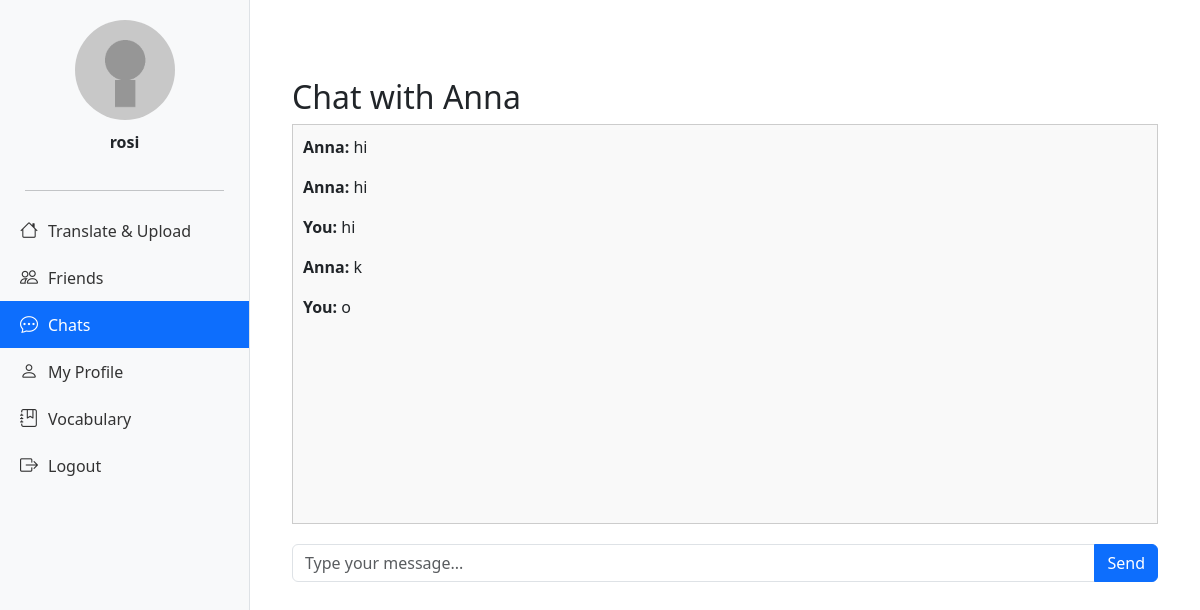
The app's page /chat/1 (signed in), older data.
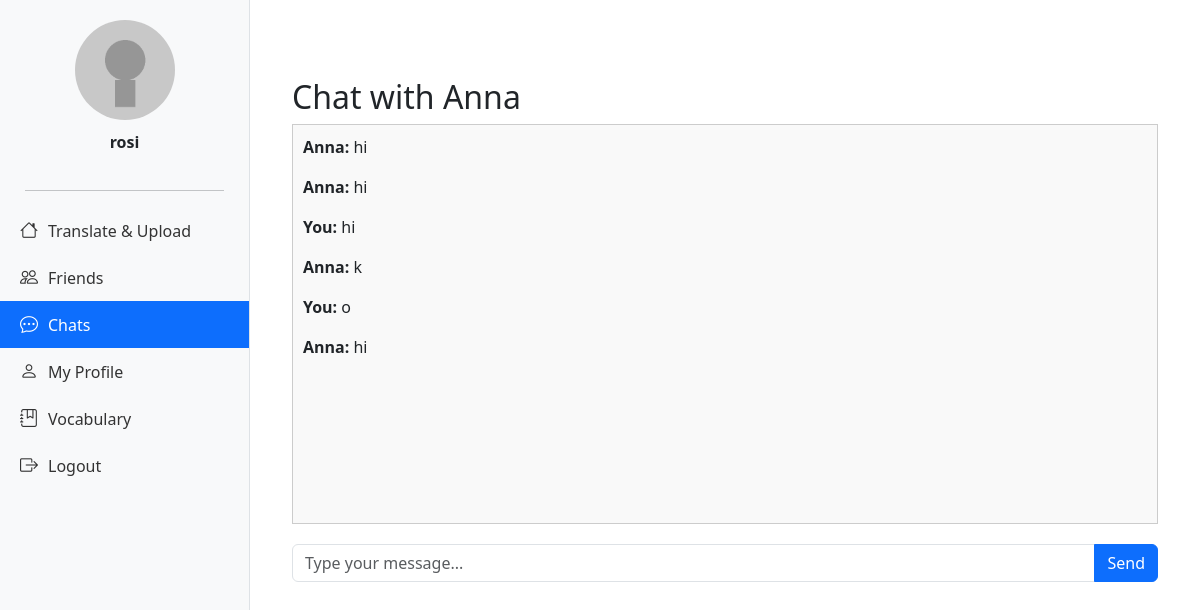
The same page, newer data.
### tables this page shows
CREATE TABLE users (
    id INTEGER PRIMARY KEY AUTOINCREMENT,
    username TEXT UNIQUE NOT NULL,
    password TEXT NOT NULL,
    avatar TEXT,
    about_me TEXT
);

CREATE TABLE messages (
    id INTEGER PRIMARY KEY AUTOINCREMENT,
    sender_id INTEGER NOT NULL,
    receiver_id INTEGER NOT NULL,
    message TEXT NOT NULL,
    timestamp DATETIME DEFAULT CURRENT_TIMESTAMP,
    FOREIGN KEY (sender_id) REFERENCES users(id),
    FOREIGN KEY (receiver_id) REFERENCES users(id)
);

### app.py (the view, shortened to what this page needs)
@app.route('/chat/<int:friend_id>', methods=['GET', 'POST'])
def chat(friend_id):
    if 'user_id' not in session:
        return redirect(url_for('login'))
    user_id = session['user_id']
    conn = get_db()
    cursor = conn.cursor()
    cursor.execute('''
        SELECT * FROM friendships
        WHERE (
            (user_id = ? AND friend_id = ?) OR
            (user_id = ? AND friend_id = ?)
        ) AND status = 'accepted'
    ''', (user_id, friend_id, friend_id, user_id))
    friendship = cursor.fetchone()
    if not friendship:
        return "You are not friends with this user.", 403
    cursor.execute('''
        SELECT sender_id, message, timestamp FROM messages
        WHERE (sender_id = ? AND receiver_id = ?)
           OR (sender_id = ? AND receiver_id = ?)
        ORDER BY timestamp ASC
    ''', (user_id, friend_id, friend_id, user_id))
    chat_history = cursor.fetchall()
    cursor.execute('SELECT username FROM users WHERE id = ?', (friend_id,))
    friend_username = cursor.fetchone()
    return render_template('chat.html',
                       chat_history=chat_history,
                       friend_username=friend_username[0],
                       friend_id=friend_id)

### app.py (called while the page is built)
def get_db():
    db = getattr(g, '_database', None)
    if db is None:
        db = g._database = sqlite3.connect(DATABASE)
    return db

### templates/chat.html (shortened to what this page needs)
{% extends 'base.html' %}
{% block content %}
<div class="container mt-5">
    <h2>Chat with {{ friend_username }}</h2>
    <div id="chatBox" style="height: 400px; overflow-y: auto; border: 1px solid #ccc; padding: 10px; margin-bottom: 20px; background: #f9f9f9;">
        {% for sender_id, message, timestamp in chat_history %}
            <p>
                <strong>{{ 'You' if sender_id == session['user_id'] else friend_username }}:</strong> {{ message }}
            </p>
        {% endfor %}
    </div>
    <form id="sendForm">
        <div class="input-group">
            <input type="text" id="messageInput" class="form-control" placeholder="Type your message..." required>
            <button type="submit" class="btn btn-primary">Send</button>
        </div>
    </form>
</div>
{% endblock %}

### templates/base.html (shortened to what this page needs)
<!DOCTYPE html>
<html lang="en">
<head>
    <link href="https://cdn.jsdelivr.net/npm/bootstrap@5.3.0/dist/css/bootstrap.min.css" rel="stylesheet">
    <link href="https://cdn.jsdelivr.net/npm/bootstrap-icons@1.10.5/font/bootstrap-icons.css" rel="stylesheet">
</head>
<body>
<div class="sidebar">
    <img src="/{{ session.get('avatar', 'static/avatars/default.png') }}" alt="Avatar">
    <div class="username">{{ session.get('username', 'User') }}</div>
    <hr style="width: 80%;">
    <a href="{{ url_for('index') }}" class="{% if request.path == '/' %}active{% endif %}">
        <i class="bi bi-house"></i> Translate & Upload
    </a>
    <a href="{{ url_for('friends') }}" class="{% if '/friends' in request.path %}active{% endif %}">
        <i class="bi bi-people"></i> Friends
    </a>
    <a href="{{ url_for('chats') }}" class="{% if '/chats' in request.path or '/chat' in request.path %}active{% endif %}">
        <i class="bi bi-chat-dots"></i> Chats
    </a>
    <a href="{{ url_for('profile', user_id=session['user_id']) }}" class="{% if '/profile' in request.path %}active{% endif %}">
        <i class="bi bi-person"></i> My Profile
    </a>
    <a href="{{ url_for('view_vocabulary') }}" class="{% if '/vocabulary' in request.path %}active{% endif %}">
        <i class="bi bi-journal-bookmark"></i> Vocabulary
    </a>
    <a href="{{ url_for('logout') }}">
        <i class="bi bi-box-arrow-right"></i> Logout
    </a>
</div>
<div class="main-content">
    {% block content %}{% endblock %}
</div>
</body>
</html>

### templates/base.html (style rules this page uses)
body { margin: 0; padding: 0; font-family: "Segoe UI", Tahoma, Geneva, Verdana, sans-serif; }
.sidebar { height: 100vh; width: 250px; position: fixed; top: 0; left: 0; background-color: #f8f9fa; padding-top: 20px; border-right: 1px solid #dee2e6; display: flex; flex-direction: column; align-items: center; }
.sidebar img { width: 100px; height: 100px; object-fit: cover; border-radius: 50%; margin-bottom: 10px; }
.sidebar .username { font-weight: bold; margin-bottom: 20px; }
.sidebar a { width: 100%; text-align: left; padding: 10px 20px; display: flex; align-items: center; text-decoration: none; color: #333; font-size: 16px; }
.sidebar a.active { background-color: #0d6efd; color: white; }
.sidebar i { margin-right: 10px; font-size: 18px; }
.main-content { margin-left: 250px; padding: 30px; }

Row changes from the older to the newer data that the page shows:
added messages: {{ 'You' if sender_id == session['user_id'] else friend_username }} "Anna", message "hi"
